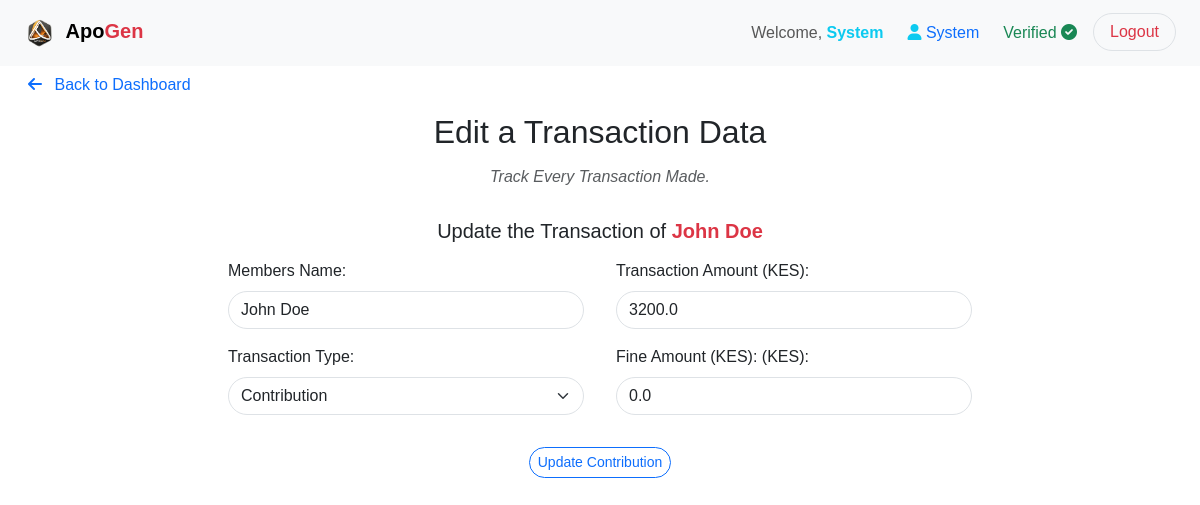
Screenshot of /edit_contribution/1 (signed in) with the database file from the repository.
### app/server/database/models.py (models this page shows)
class User(UserMixin, db.Model):
    id = db.Column(db.Integer, primary_key=True)
    first_name = db.Column(db.String(255), nullable=False)
    last_name = db.Column(db.String(255), nullable=False)
    email = db.Column(db.String(255), unique=True, nullable=False)
    mobile_number = db.Column(db.String(15), nullable=False)
    id_number = db.Column(db.String(20), unique=True, nullable=False)
    education_level = db.Column(db.String(50), nullable=False)
    occupation = db.Column(db.String(255), nullable=False)
    dob = db.Column(db.Date, nullable=False)
    password = db.Column(db.String(255), nullable=False)
    membership = db.Column(db.Boolean, default=False, nullable=False)
    verification_status = db.Column(db.Boolean, default=False, nullable=False)
    profile_picture = db.Column(db.String(255))
    timestamp = db.Column(db.DateTime, default=datetime.now(timezone.utc) + timedelta(hours=3), nullable=False)
    role_id = db.Column(db.Integer, db.ForeignKey('role.id'), nullable=False)
    role = db.relationship('Role', backref='users')
    loans = db.relationship('Loan', backref='guarantor', lazy=True)
    contributions = db.relationship('Contribution', backref='user', lazy=True)

class Role(db.Model):
    id = db.Column(db.Integer, primary_key=True)
    name = db.Column(db.String(50), unique=True, nullable=False)

class Contribution(db.Model):
    id = db.Column(db.Integer, primary_key=True)
    contributor = db.Column(db.String(255), nullable=False)
    amount = db.Column(db.Float, nullable=False)
    transaction_type = db.Column(db.Boolean, nullable=False)
    fine_amount = db.Column(db.Float, default=0, nullable=False)
    timestamp = db.Column(db.DateTime, nullable=True)
    user_id = db.Column(db.Integer, db.ForeignKey('user.id'), nullable=False)

### app/server/routes.py (the view, shortened to what this page needs)
@routes.route('/edit_contribution/<int:contribution_id>', methods=['GET', 'POST'])
@login_required
def edit_contribution(contribution_id):
    contribution = Contribution.query.get_or_404(contribution_id)
    form = EditContributionForm(request.form, obj=contribution)
    return render_template('common/edit_contribution.html', contribution=contribution, edit_contribution_form=form, contributor_name=contribution.contributor)

### app/server/forms/forms.py
class EditContributionForm(FlaskForm):
    amount = FloatField('Contribution Amount (KES)', validators=[InputRequired(), NumberRange(min=0)])
    transaction_type = SelectField('Payment Status', choices=[('true', 'Paid'), ('false', 'Not Paid')], validators=[InputRequired()])
    fine_amount = FloatField('Fine Amount (KES)', validators=[NumberRange(min=0)])

### app/server/routes.py (called while the page is built)
@login_manager.user_loader
def load_user(user_id):
    return db.session.get(User, int(user_id))

@routes.context_processor
def inject_now():
    return {'now': datetime.utcnow() + timedelta(hours=3)}

### app/client/templates/common/edit_contribution.html (shortened to what this page needs)
{% extends 'base.html' %}
{% block content %}
<div class="container-fluid">
    <ul class="nav nav-pills justify-content-start border-0">
        <li class="nav-item">
            <a class="nav-link rounded-pill" href="{{ url_for('routes.dashboard') }}">
                <i class="fas fa-arrow-left me-2"></i> Back to Dashboard
            </a>
        </li>
    </ul>
    <div class="col-md-8 mx-auto mb-3">
        <div class="h2 text-center text-dark mb-3 mt-2">Edit a Transaction Data</div>
        <div class="h6 text-center fst-italic text-muted">Track Every Transaction Made.</div>
        <div class="container p-3 mb-3">
            <form action="{{ url_for('routes.edit_contribution', contribution_id=contribution.id) }}" method="post">
              <div class="card-header h5 text-center text-dark mb-3 mt-2">Update the Transaction of <b class="text-danger">{{ contributor_name.title() }}</b></div>
                <div class="card-body row">
                    <div class="col-md-6 mb-3 px-3">
                        <label for="members_name" class="form-label">Members Name:</label>
                        <input type="text" class="form-control rounded-pill" value="{{ contributor_name.title() }}" readonly>
                    </div>
                    <div class="col-md-6 mb-3 px-3">
                        <label for="amount" class="form-label">Transaction Amount (KES):</label>
                        <input
                        type="number"
                        class="form-control rounded-pill"
                        id="amount"
                        name="amount"
                        min="0"
                        step="0.01"
                        value="{{ contribution.amount }}"
                        required
                        />
                    </div>
                    <div class="col-md-6 mb-3 px-3">
                        <label for="transaction_type" class="form-label">Transaction Type:</label>
                        <select class="form-select rounded-pill" id="transaction_type" name="transaction_type" required>
                            <option value="true" {% if contribution.transaction_type %}selected{% endif %}>Contribution</option>
                        </select>
                    </div>
                    <div class="col-md-6 mb-3 px-3">
                        <label for="fine_amount" class="form-label" id="fine-amount-label">
                            {% if contribution.transaction_type %} Fine Amount (KES): (KES):{% else %}Transaction Cost (KES):{% endif %}
                        </label>
                        <input
                            type="number"
                            class="form-control rounded-pill"
                            id="fine_amount"
                            name="fine_amount"
                            min="0"
                            step="0.01"
                            value="{{ contribution.fine_amount }}"
                        />
                    </div>
                </div>
                <div class="card-footer text-center mt-3">
                    <button type="submit" class="btn btn-sm btn-outline-primary rounded-pill">
                      Update Contribution
                    </button>
                </div>
            </form>
        </div>
    </div>
</div>
{% endblock %}

### app/client/templates/navs/navbar.html (shortened to what this page needs)
{% if not hide_navbar %}
<nav class="navbar navbar-expand-lg fixed-top bg-light">
  <div class="container-fluid mx-2">
    <a class="navbar-brand" href="#TOP">
      <img
        src="{{ url_for('static', filename='images/logo.png') }}"
        alt="Company Logo"
        height="40"
      />
      <span class="fw-bold">Apo</span
      ><span class="text-danger fw-bold">Gen</span>
    </a>
    <div class="collapse navbar-collapse justify-content-end" id="navbarNav">
      <ul class="navbar-nav">
        <li class="nav-item mx-1">
          <span class="nav-link">
            Welcome,
            <b class="text-info">{{ current_user.first_name.title() }}</b>
          </span>
        </li>
        <li class="nav-item mx-1">
          <span class="nav-link">
            <i class="fas fa-user text-info"></i>
            <span class="text-primary">
              {{ current_user.role.name.title() }}
            </span>
          </span>
        </li>
        <li class="nav-item mx-1">
          <span class="nav-link">
            {% if current_user.verification_status %}
            <span class="text-success">Verified</span>
            <i class="fas fa-check-circle text-success"></i>
            {% else %}
            <span class="text-danger">Not Verified</span>
            <i class="fas fa-times-circle text-danger"></i>
            {% endif %}
          </span>
        </li>
        <li class="nav-item mx-1">
          <a
            class="btn btn-outline-danger border rounded-pill px-3"
            href="{{ url_for('routes.logout') }}"
            onclick="localStorage.clear();"
            >Logout</a
          >
        </li>
      </ul>
    </div>
  </div>
</nav>
{% endif %}

### app/client/static/css/style.css (style rules this page uses)
*, *::before, *::after { margin: 0; padding: 0; box-sizing: border-box; }
li { list-style: none; }
button, input, textarea { background: none; border: none; font: inherit; }
button { cursor: pointer; }
input, textarea { width: 100%; }
body { margin: 0; font-family: Arial, sans-serif; overflow-y: scroll; }
.card-footer { overflow: hidden; }

### rows the page displays
User: first_name "System"
Role: role.name "System"
Contribution: title "John Doe", amount "3200.0", transaction_type "Contribution", fine_amount "0.0"
